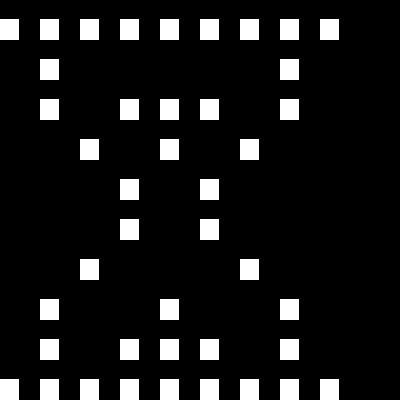

A level layout from a 2D game, rendered from its tile map. Below: a short description, then the map file with tile-grid data replaced by summaries:
An orthogonal 10x10 tile map with 40x40 px tiles, 1 tile layer (Layer 1).

<map version="1.0" orientation="orthogonal" width="10" height="10" tilewidth="40" tileheight="40">
 <tileset firstgid="1" name="texture" tilewidth="40" tileheight="40" spacing="4" margin="4">
  <image source="texture.png" />
 </tileset>
 <layer name="Layer 1" width="10" height="10">
  <data>[100 cells, 42 non-empty, 1 distinct tile ids]</data>
 </layer>
</map>
